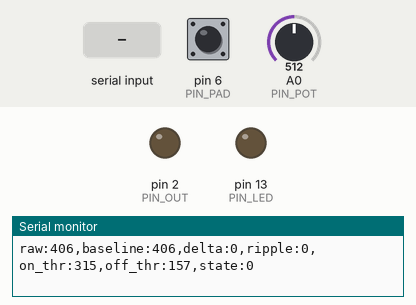
Bench run of a sketch on a simulated Arduino Nano, built with avr-gcc and run on an emulated ATmega328P. Shown: output pins drawn as LEDs (lit = HIGH), the last lines printed to the serial monitor. The test bench sets the inputs (shaded band); at power-on: pin 6 (PIN_PAD) HIGH, A0 (PIN_POT) = 512.

Above: at 1.3 s.
1.4 s: pin 6 (PIN_PAD) pulled LOW for 0.15 s
At 1.49 s:
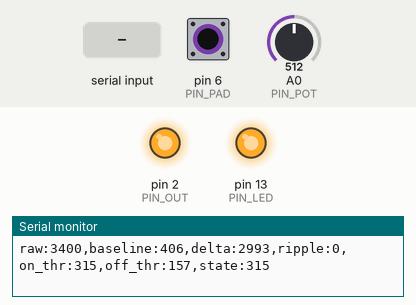
3.0 s: A0 (PIN_POT) set to 303
4.5 s: A0 (PIN_POT) set to 285
6.0 s: "t" received over Serial
At 6.06 s:
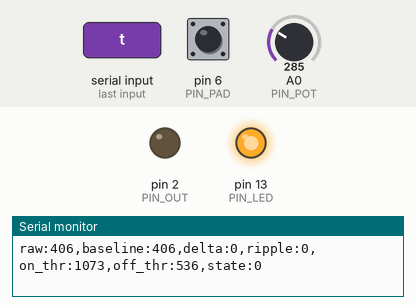
7.6 s: pin 6 (PIN_PAD) pulled LOW for 3.2 s
At 8.6 s:
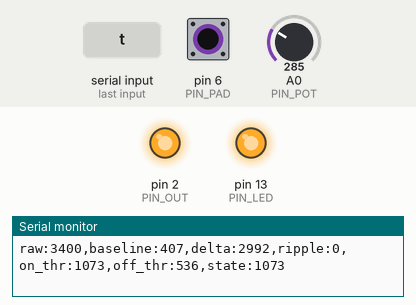
12.3 s: "T" received over Serial
At 13.4 s:
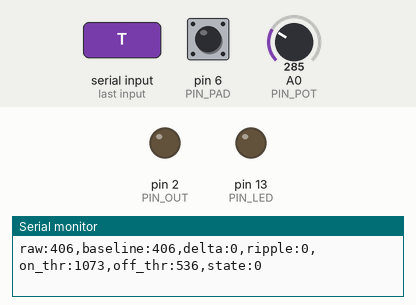
Timing chart, 0 to 15.3 s (numbered marks = the images above; inputs shaded):
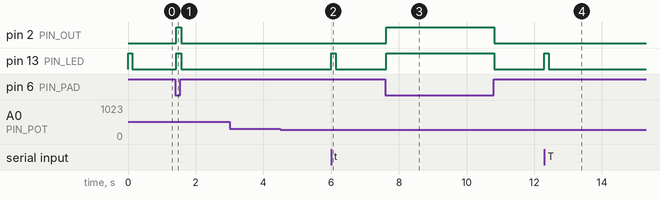

The sketch:

touch_pad.ino
```cpp
// Capacitive rest-pad sensor for the push task.
// Arduino Nano (ATmega328P). Output D2 drives Dev1/ai2: HIGH (5 V) while the pad is touched.
// Wiring and calibration: README.md in this folder.

#include <CapacitiveSensor.h>

// Pins
const uint8_t PIN_SEND = 4;     // 1 MOhm from D4 to D6
const uint8_t PIN_PAD = 6;      // pad lead
const uint8_t PIN_POT = A0;     // pot wiper; outer legs to GND and 5V
const uint8_t PIN_OUT = 2;      // to ai2 (SCB-68A terminal 65)
const uint8_t PIN_LED = LED_BUILTIN;

// Sensing
const uint8_t N_SAMPLES = 20;          // samples per capacitiveSensorRaw() call
const uint16_t TARE_READINGS = 64;
const unsigned long CS_TIMEOUT_MS = 10; // keeps the loop responsive if the pad is shorted

// Mains rejection: a mouse on the pad picks up 50 Hz hum. Readings are averaged over exactly
// one mains period (N_BINS bins of BIN_US), so the hum cancels; the window slides by one bin,
// so a new touch decision is made every BIN_US. Set MAINS_PERIOD_US to 16667 on 60 Hz mains.
const unsigned long MAINS_PERIOD_US = 20000;
const uint8_t N_BINS = 10;
const unsigned long BIN_US = MAINS_PERIOD_US / N_BINS;

// Sensitivity: the pot sets the ON threshold (in raw counts above baseline) on an
// exponential scale between these limits. Clockwise = more sensitive (lower threshold).
const float THR_MIN = 20.0;
const float THR_MAX = 5000.0;
const float OFF_FRACTION = 0.5;        // OFF threshold = 0.5 x ON (hysteresis)
const unsigned long TOUCH_HOLD_MS = 20;   // above ON for this long before D2 goes HIGH
const unsigned long RELEASE_HOLD_MS = 4;  // below OFF for this long before D2 goes LOW

// Baseline tracking (only while released), one step every BASELINE_STEP_MS
const unsigned long BASELINE_STEP_MS = 10;
const float DRIFT_ALPHA = 0.0025;      // slow upward/downward drift (~4 s)
const float DROP_ALPHA = 0.22;         // fast follow when the reading falls below baseline (~40 ms)

// Pot smoothing and serial output
const unsigned long POT_INTERVAL_MS = 20;
const float POT_ALPHA = 0.2;
const unsigned long PRINT_INTERVAL_MS = 20;
const unsigned long FAULT_BLINK_MS = 50;

CapacitiveSensor cs(PIN_SEND, PIN_PAD);

// Readings last ~0.5-10 ms (longer while touched), so each one is weighted by its duration
// and split across the bins it overlaps; the window then covers exactly one mains period.
struct Bin {
  long sum;          // raw x microseconds
  unsigned long us;  // microseconds covered by readings
  long lo;
  long hi;
};

// One spare slot: the open bin, which is not part of the decision window.
Bin bins[N_BINS + 1];
uint8_t openBin = 0;
unsigned long binStartUs = 0;

float baseline = 0;
float potFiltered = 0;
float onThr = THR_MAX;
float offThr = THR_MAX * OFF_FRACTION;

bool touched = false;
bool fault = false;
bool pending = false;          // switch condition currently met, waiting for the hold time
unsigned long pendingSince = 0;
bool printing = true;

unsigned long lastPot = 0;
unsigned long lastBaseline = 0;
unsigned long lastPrint = 0;
unsigned long lastBlink = 0;
bool blinkState = false;

long readRaw() {
  return cs.capacitiveSensorRaw(N_SAMPLES);
}

void setOutput(bool on) {
  digitalWrite(PIN_OUT, on ? HIGH : LOW);
  digitalWrite(PIN_LED, on ? HIGH : LOW);
}

void updateThresholds() {
  potFiltered += POT_ALPHA * (analogRead(PIN_POT) - potFiltered);
  float sens = potFiltered / 1023.0;
  onThr = THR_MAX * pow(THR_MIN / THR_MAX, sens);
  offThr = onThr * OFF_FRACTION;
}

void clearBin(Bin &b) {
  b.sum = 0;
  b.us = 0;
  b.lo = 2147483647L;
  b.hi = 0;
}

void addReading(Bin &b, long raw, unsigned long us) {
  b.sum += raw * (long)us;
  b.us += us;
  if (raw < b.lo) b.lo = raw;
  if (raw > b.hi) b.hi = raw;
}

void resetWindow() {
  for (uint8_t i = 0; i <= N_BINS; i++) clearBin(bins[i]);
  openBin = 0;
  binStartUs = micros();
}

// The pad must be untouched during tare.
void tare() {
  setOutput(false);
  digitalWrite(PIN_LED, HIGH);
  long sum = 0;
  uint16_t n = 0;
  unsigned long start = millis();
  while (n < TARE_READINGS && millis() - start < 5000) {
    long raw = readRaw();
    if (raw >= 0) {
      sum += raw;
      n++;
    }
  }
  digitalWrite(PIN_LED, LOW);
  fault = (n == 0);
  baseline = fault ? 0 : (float)sum / n;
  resetWindow();
  touched = false;
  pending = false;
}

void handleSerial() {
  while (Serial.available()) {
    char c = Serial.read();
    if (c == 't' || c == 'T') {
      tare();
      Serial.println(F("# tared"));
    } else if (c == 'p' || c == 'P') {
      printing = !printing;
    }
  }
}

void decide(unsigned long now, long avg, long ripple) {
  float delta = avg - baseline;
  bool wantSwitch = touched ? (delta < offThr) : (delta > onThr);

  if (wantSwitch) {
    if (!pending) {
      pending = true;
      pendingSince = now;
    }
    if (now - pendingSince >= (touched ? RELEASE_HOLD_MS : TOUCH_HOLD_MS)) {
      touched = !touched;
      pending = false;
    }
  } else {
    pending = false;
  }

  if (now - lastBaseline >= BASELINE_STEP_MS) {
    lastBaseline = now;
    if (!touched && delta <= onThr) {
      float alpha = (delta < 0) ? DROP_ALPHA : DRIFT_ALPHA;
      baseline += alpha * delta;
    }
  }
  setOutput(touched);

  if (printing && now - lastPrint >= PRINT_INTERVAL_MS) {
    lastPrint = now;
    Serial.print(F("raw:"));
    Serial.print(avg);
    Serial.print(F(",baseline:"));
    Serial.print((long)baseline);
    Serial.print(F(",delta:"));
    Serial.print((long)delta);
    Serial.print(F(",ripple:"));
    Serial.print(ripple);
    Serial.print(F(",on_thr:"));
    Serial.print((long)onThr);
    Serial.print(F(",off_thr:"));
    Serial.print((long)offThr);
    Serial.print(F(",state:"));
    Serial.println(touched ? (long)onThr : 0L);
  }
}

void setup() {
  pinMode(PIN_OUT, OUTPUT);
  pinMode(PIN_LED, OUTPUT);
  setOutput(false);
  Serial.begin(115200);
  cs.set_CS_AutocaL_Millis(0xFFFFFFFF);
  cs.set_CS_Timeout_Millis(CS_TIMEOUT_MS);
  potFiltered = analogRead(PIN_POT);
  updateThresholds();
  tare();
  Serial.println(F("# touch_pad ready: send t to re-tare, p to toggle printing"));
}

void loop() {
  unsigned long now = millis();
  handleSerial();

  if (now - lastPot >= POT_INTERVAL_MS) {
    lastPot = now;
    updateThresholds();
  }

  unsigned long startUs = micros();
  long raw = readRaw();
  unsigned long endUs = micros();
  if (raw < 0) {
    fault = true;
    touched = false;
    pending = false;
    digitalWrite(PIN_OUT, LOW);
    if (now - lastBlink >= FAULT_BLINK_MS) {
      lastBlink = now;
      blinkState = !blinkState;
      digitalWrite(PIN_LED, blinkState ? HIGH : LOW);
    }
    if (printing && now - lastPrint >= PRINT_INTERVAL_MS) {
      lastPrint = now;
      Serial.println(F("# fault: pad timeout (shorted or disconnected)"));
    }
    return;
  }
  if (fault) {
    fault = false;
    resetWindow();
  }

  if ((long)(startUs - binStartUs) < 0) startUs = binStartUs;  // started before a window reset
  uint8_t closed = 0;
  while (endUs - binStartUs >= BIN_US) {
    unsigned long binEndUs = binStartUs + BIN_US;
    if ((long)(binEndUs - startUs) > 0) {
      addReading(bins[openBin], raw, binEndUs - startUs);
      startUs = binEndUs;
    }
    binStartUs = binEndUs;
    openBin = (openBin + 1) % (N_BINS + 1);
    clearBin(bins[openBin]);
    if (++closed > N_BINS) {  // fell behind (serial, tare)
      resetWindow();
      return;
    }
  }
  if ((long)(endUs - startUs) > 0) addReading(bins[openBin], raw, endUs - startUs);
  if (closed == 0) return;

  long sum = 0;
  unsigned long us = 0;
  long lo = 2147483647L;
  long hi = 0;
  for (uint8_t i = 0; i <= N_BINS; i++) {
    if (i == openBin) continue;
    sum += bins[i].sum;
    us += bins[i].us;
    lo = min(lo, bins[i].lo);
    hi = max(hi, bins[i].hi);
  }
  if (us == 0) return;

  decide(millis(), sum / (long)us, hi - lo);
}
```

Measured:
- after the input at 1.4 s, pin 2 (PIN_OUT), pin 13 (PIN_LED): LOW → HIGH at once, → LOW 0.15 s later
- after the input at 6.0 s, pin 13 (PIN_LED): LOW → HIGH at once, → LOW 0.13 s later
- after the input at 7.6 s, pin 2 (PIN_OUT), pin 13 (PIN_LED): LOW → HIGH at once, → LOW 3.2 s later
- after the input at 12.3 s, pin 13 (PIN_LED): LOW → HIGH at once, → LOW 0.13 s later
